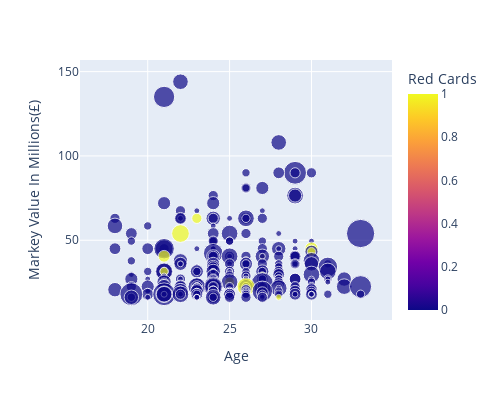

The notebook cell saved with this chart:
### Code cell
px.scatter(data,x='Age' , y='Markey Value In Millions(£)',size='Goals',
           color='Red Cards',width=500, height=400)

### Figure 1 — Plotly figure (JSON) as saved in the notebook; plotly's stock layout.template omitted (floating-point values rounded to 4 significant figures; data arrays with more than 128 entries replaced by an {"elided": "..."} marker saying what was removed)
{"data": [{"hovertemplate": "Age=%{x}<br>Markey Value In Millions(£)=%{y}<br>Goals=%{marker.size}<br>Red Cards=%{marker.color}<extra></extra>", "legendgroup": "", "marker": {"color": {"elided": "497 int values"}, "coloraxis": "coloraxis", "size": {"elided": "497 int values"}, "sizemode": "area", "sizeref": 0.0575, "symbol": "circle"}, "mode": "markers", "name": "", "orientation": "v", "showlegend": false, "type": "scatter", "x": {"elided": "497 int values"}, "xaxis": "x", "y": {"elided": "497 float values"}, "yaxis": "y"}], "layout": {"coloraxis": {"colorbar": {"title": {"text": "Red Cards"}}, "colorscale": [[0, "#0d0887"], [0.1111, "#46039f"], [0.2222, "#7201a8"], [0.3333, "#9c179e"], [0.4444, "#bd3786"], [0.5556, "#d8576b"], [0.6667, "#ed7953"], [0.7778, "#fb9f3a"], [0.8889, "#fdca26"], [1, "#f0f921"]]}, "height": 400, "legend": {"itemsizing": "constant", "tracegroupgap": 0}, "margin": {"t": 60}, "width": 500, "xaxis": {"anchor": "y", "domain": [0, 1], "title": {"text": "Age"}}, "yaxis": {"anchor": "x", "domain": [0, 1], "title": {"text": "Markey Value In Millions(£)"}}}}
